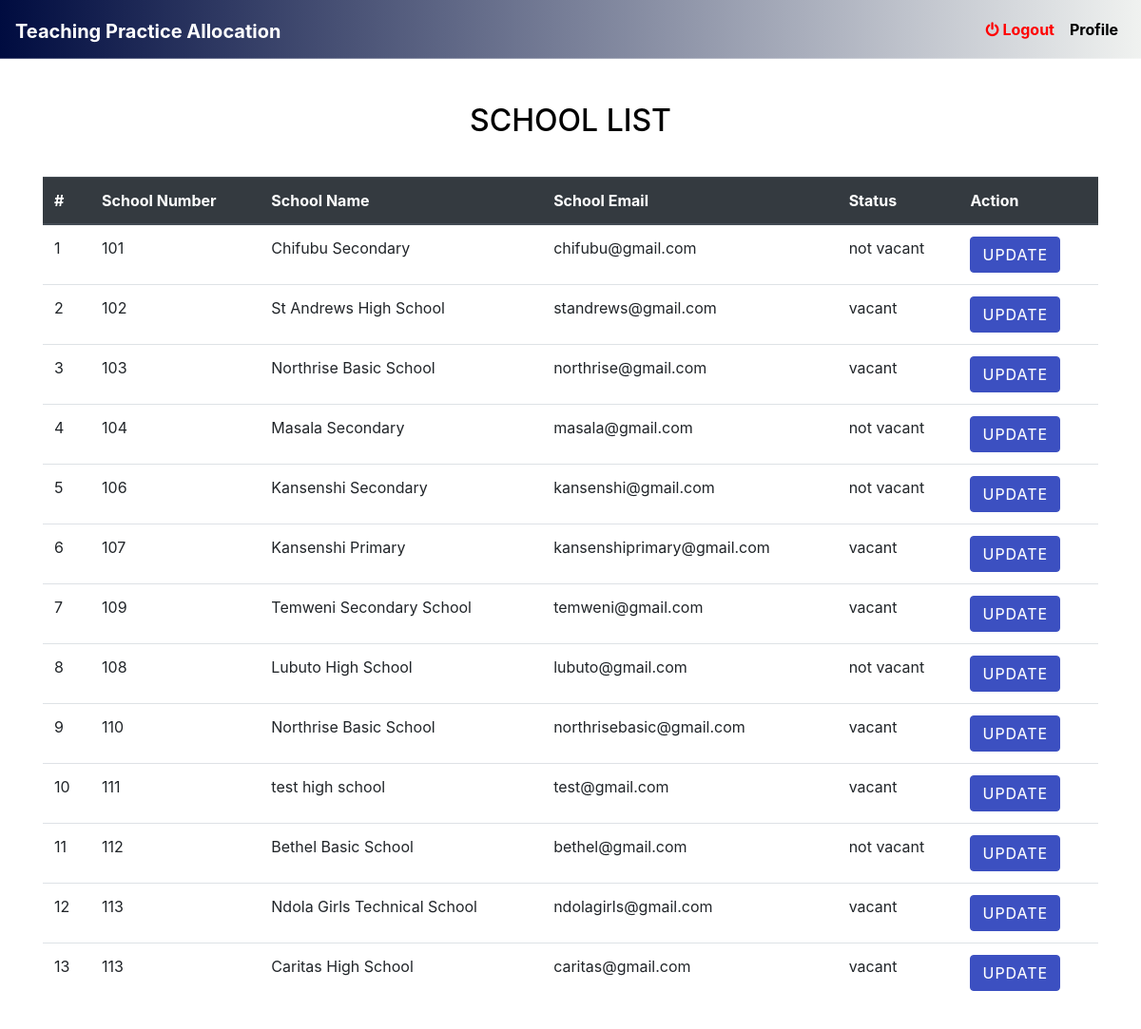
The page /admin/schoolList.php on the database as committed earlier.
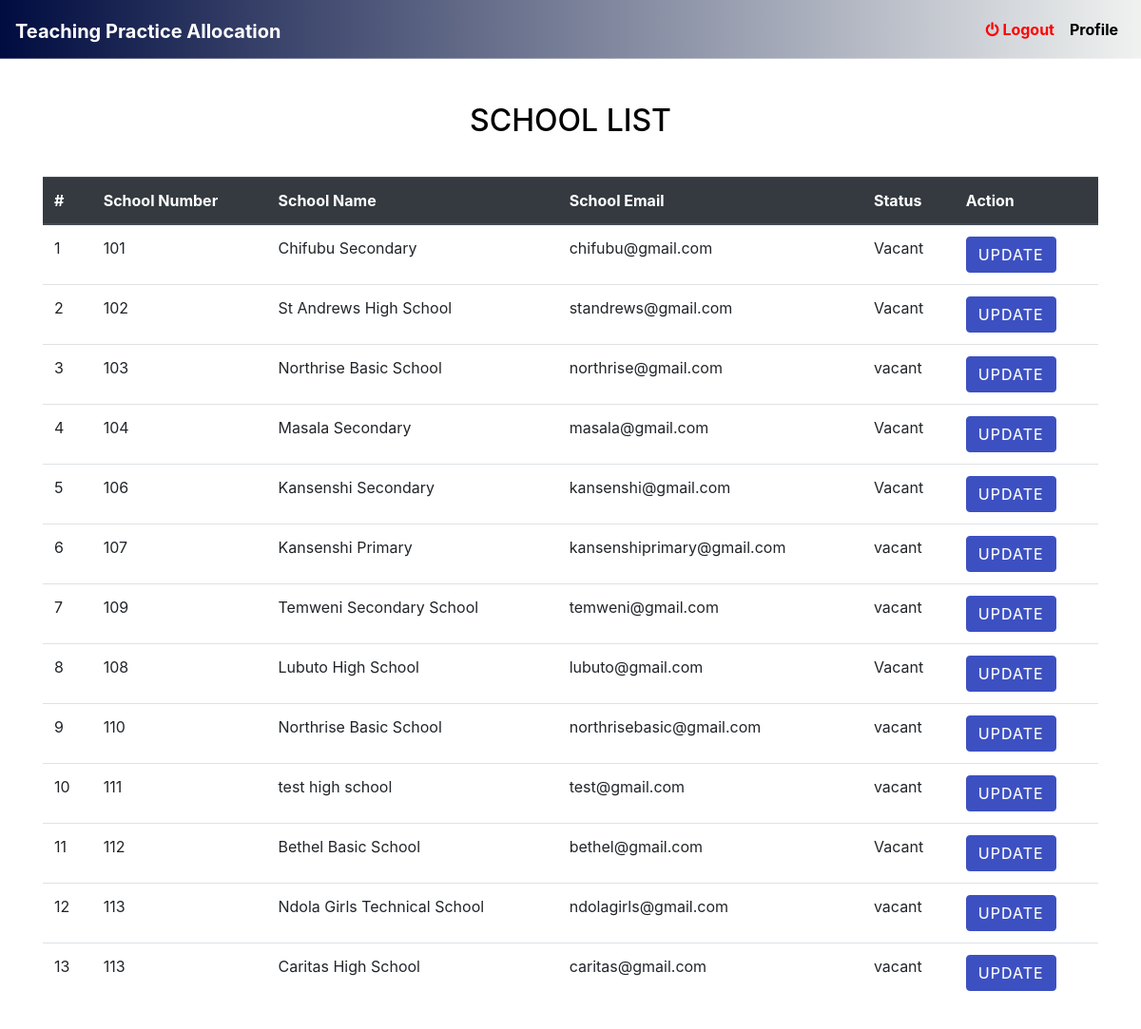
The same page on the database as committed later.
### tables this page shows
CREATE TABLE IF NOT EXISTS `school` (
  `id` int(10) NOT NULL AUTO_INCREMENT,
  `school_number` int(11) NOT NULL,
  `name` varchar(255) NOT NULL,
  `status` varchar(10) NOT NULL,
  `email` varchar(255) NOT NULL,
  PRIMARY KEY (`id`)
);

### admin/schoolList.php (the view)
<?php
    include('../includes/head.php');
    include('../includes/connect.php');
?>
<div class="container">
        <div class="col-md-8">
            <form class="form-group" action="doctorsearch.php" method="post">
                <div class="row">
                    <div class="col-md-10"><input type="text" name="doctor_contact"
                            placeholder="Enter Email ID" class="form-control"></div>
                    <div class="col-md-2"><input type="submit" name="doctor_search_submit"
                            class="btn btn-primary" value="Search"></div>
                </div>
            </form>
        </div>
        <table class="table table-hover">
        <h2 class="text-center " style="margin-bottom: 40px; color: black; margin-top: 70px;">SCHOOL LIST</h2>
            <thead class="thead-dark">
                <tr>
                    <th scope="col">#</th>
                    <th scope="col">School Number</th>
                    <th scope="col">School Name</th>
                    <th scope="col">School Email</th>
                    <th scope="col">Status</th>
                    <th scope="col">Action</th>
                </tr>
            </thead>
            <tbody>
                <?php
                    $query = "select * from school";
                    $result = mysqli_query($con,$query);
                    $cnt=1;
                    while ($row = mysqli_fetch_array($result)){
                      $id = $row['id'];
                      $school_number = $row['school_number'];
                      $name = $row['name'];
                      $email = $row['email'];
                      $status = $row['status'];
                      echo "<tr>
                        <td>$cnt</td>
                        <td>$school_number</td>
                        <td>$name</td>
                        <td>$email</td>
                        <td>$status</td>
                        <td>
                            <a href='update.php?id=$id' class='btn btn-primary'>Update</a>
                        </td>
                      </tr>";
                   $cnt++; }
                  ?>
            </tbody>
        </table>
        <br>
    </div>

### includes/head.php (shortened to what this page needs)
<!DOCTYPE html>
<html lang="en">
<head>
    <link rel="stylesheet" type="text/css" href="font-awesome-4.7.0/css/font-awesome.min.css">
    <link rel="stylesheet" href="style.css">
    <link rel="stylesheet" href="vendor/fontawesome/css/font-awesome.min.css">
    <link rel="stylesheet" href="https://cdnjs.cloudflare.com/ajax/libs/font-awesome/4.5.0/css/font-awesome.css" />
    <link rel="stylesheet" href="https://maxcdn.bootstrapcdn.com/bootstrap/4.0.0-beta/css/bootstrap.min.css"
>
        <nav class="navbar navbar-expand-lg navbar-dark bg-primary fixed-top">
        <link rel="stylesheet" href="https://stackpath.bootstrapcdn.com/bootstrap/4.3.1/css/bootstrap.min.css"
>
        <a class="navbar-brand" href="admin.php">Teaching Practice Allocation</a>
        <div class="collapse navbar-collapse" id="navbarSupportedContent">
            <ul class="navbar-nav ml-auto">
                <li class="nav-item">
                    <a class="nav-link" href="logout.php" style="color: red; font-weight: bold;"><i class="fa fa-power-off"></i> Logout</a>
                </li>
                <li class="nav-item">
                    <a class="nav-link" href="" style="color: black; font-weight: bold;">Profile</a>
                </li>
            </ul>
        </div>
    </nav>
</head>

### css/style.css (style rules this page uses)
html { width: 100%; height: 100%; }
h2 { font-size: 36px; }
h1, h2, h3, h4, h5, h6 { margin: 0 0 30px; font-family: 'Roboto', sans-serif; font-weight: 400; color: #444; line-height: 1em; }
a { color: #666; -webkit-transition: all .2s ease-in-out; -moz-transition: all .2s ease-in-out; transition: all .2s ease-in-out; }
.navbar-brand { padding-top: 15px; margin-top: 5px; padding-bottom: 0; }
.navbar { margin-bottom: 0; border-bottom: 1px solid rgba(255,255,255,.3); }
.navbar-brand { font-weight: 700; }
.btn { position: relative; display: inline-block; outline: none; color: #fff; text-decoration: none; text-transform: uppercase; letter-spacing: 1px; font-weight: 400; text-shadow: 0 0 1px rgba(255,255,255,0.3); font-size: 14px; font-weight: 700; }

### includes/head.php (style rules this page uses)
.bg-primary { background: #F0F2F0; background: -webkit-linear-gradient(to right, #000C40, #F0F2F0); background: linear-gradient(to right, #000C40, #F0F2F0); }
.btn-primary { background-color: #3c50c1; border-color: #3c50c1; }

Rows that differ between the two databases and show on the page:
changed school "Chifubu Secondary": status "not vacant" → "Vacant"
changed school "St Andrews High School": status "vacant" → "Vacant"
changed school "Masala Secondary": status "not vacant" → "Vacant"
changed school "Kansenshi Secondary": status "not vacant" → "Vacant"
changed school "Lubuto High School": status "not vacant" → "Vacant"
changed school "Bethel Basic School": status "not vacant" → "Vacant"
